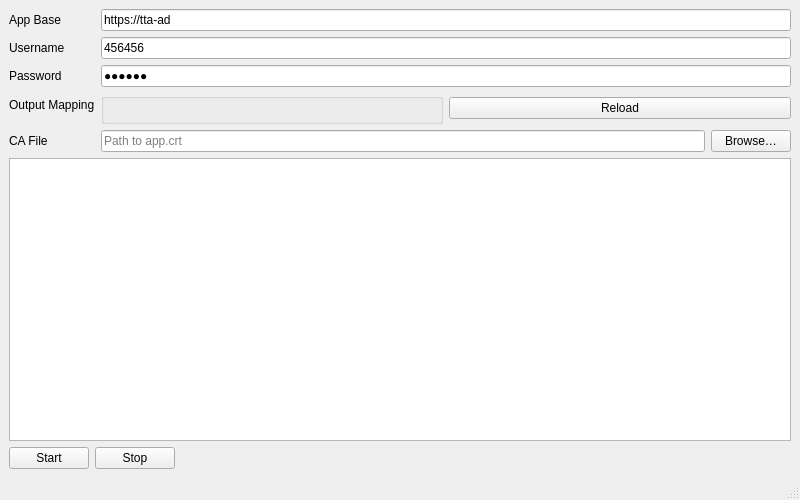
<?xml version="1.0" encoding="UTF-8"?>
<ui version="4.0">
 <class>MainWindow</class>
 <widget class="QMainWindow" name="MainWindow">
  <property name="windowTitle">
   <string>廣播配置系統 - 台東航空站</string>
  </property>
  <property name="geometry">
   <rect><x>0</x><y>0</y><width>800</width><height>500</height></rect>
  </property>
  <widget class="QWidget" name="centralwidget">
   <layout class="QVBoxLayout" name="verticalLayout_root">
    <item>
     <layout class="QFormLayout" name="formLayout">
      <item row="0" column="0"><widget class="QLabel" name="label_app_base"><property name="text"><string>App Base</string></property></widget></item>
      <item row="0" column="1"><widget class="QLineEdit" name="in_app_base">
        <property name="placeholderText"><string>https://tta-ad</string></property>
        <property name="text"><string>https://tta-ad</string></property>
      </widget></item>

      <item row="1" column="0"><widget class="QLabel" name="label_username"><property name="text"><string>Username</string></property></widget></item>
      <item row="1" column="1"><widget class="QLineEdit" name="in_username">
        <property name="placeholderText"><string>username</string></property>
        <property name="text"><string>456456</string></property>
      </widget></item>

      <item row="2" column="0"><widget class="QLabel" name="label_password"><property name="text"><string>Password</string></property></widget></item>
      <item row="2" column="1"><widget class="QLineEdit" name="in_password">
        <property name="placeholderText"><string>password</string></property>
        <property name="echoMode"><enum>QLineEdit::Password</enum></property>
        <property name="text"><string>456456</string></property>
      </widget></item>

      <item row="3" column="0">
        <widget class="QLabel" name="label_output_mapping">
          <property name="text">
            <string>Output Mapping</string>
          </property>
        </widget>
      </item>
      <item row="3" column="1">
        <layout class="QHBoxLayout" name="hbox_output_mapping">
          <item>
            <widget class="QGroupBox" name="group_output_mapping">
              <property name="title">
                <string/>
              </property>
              <layout class="QVBoxLayout" name="output_mapping_layout"/>
            </widget>
          </item>
          <item>
            <widget class="QPushButton" name="btn_reload_output_mapping">
              <property name="text">
                <string>Reload</string>
              </property>
            </widget>
          </item>
        </layout>
      </item>

      <item row="4" column="0"><widget class="QLabel" name="label_cafile"><property name="text"><string>CA File</string></property></widget></item>
      <item row="4" column="1">
        <layout class="QHBoxLayout" name="hbox_cafile">
          <item><widget class="QLineEdit" name="in_cafile">
            <property name="placeholderText"><string>Path to app.crt</string></property>
          </widget></item>
          <item><widget class="QPushButton" name="btn_browse">
            <property name="text"><string>Browse…</string></property>
          </widget></item>
        </layout>
      </item>
     </layout>
    </item>

    <item><widget class="QPlainTextEdit" name="log">
      <property name="readOnly"><bool>true</bool></property>
    </widget></item>

    <item>
     <layout class="QHBoxLayout" name="hbox_buttons">
      <item><widget class="QPushButton" name="btn_start"><property name="text"><string>Start</string></property></widget></item>
      <item><widget class="QPushButton" name="btn_stop"><property name="text"><string>Stop</string></property></widget></item>
      <item><spacer name="spacer_buttons"><property name="orientation"><enum>Qt::Horizontal</enum></property>
        <property name="sizeHint" stdset="0"><size><width>40</width><height>20</height></size></property>
      </spacer></item>
     </layout>
    </item>
   </layout>
  </widget>
  <widget class="QMenuBar" name="menubar"/>
  <widget class="QStatusBar" name="statusbar"/>
 </widget>
 <resources/>
 <connections/>
</ui>
